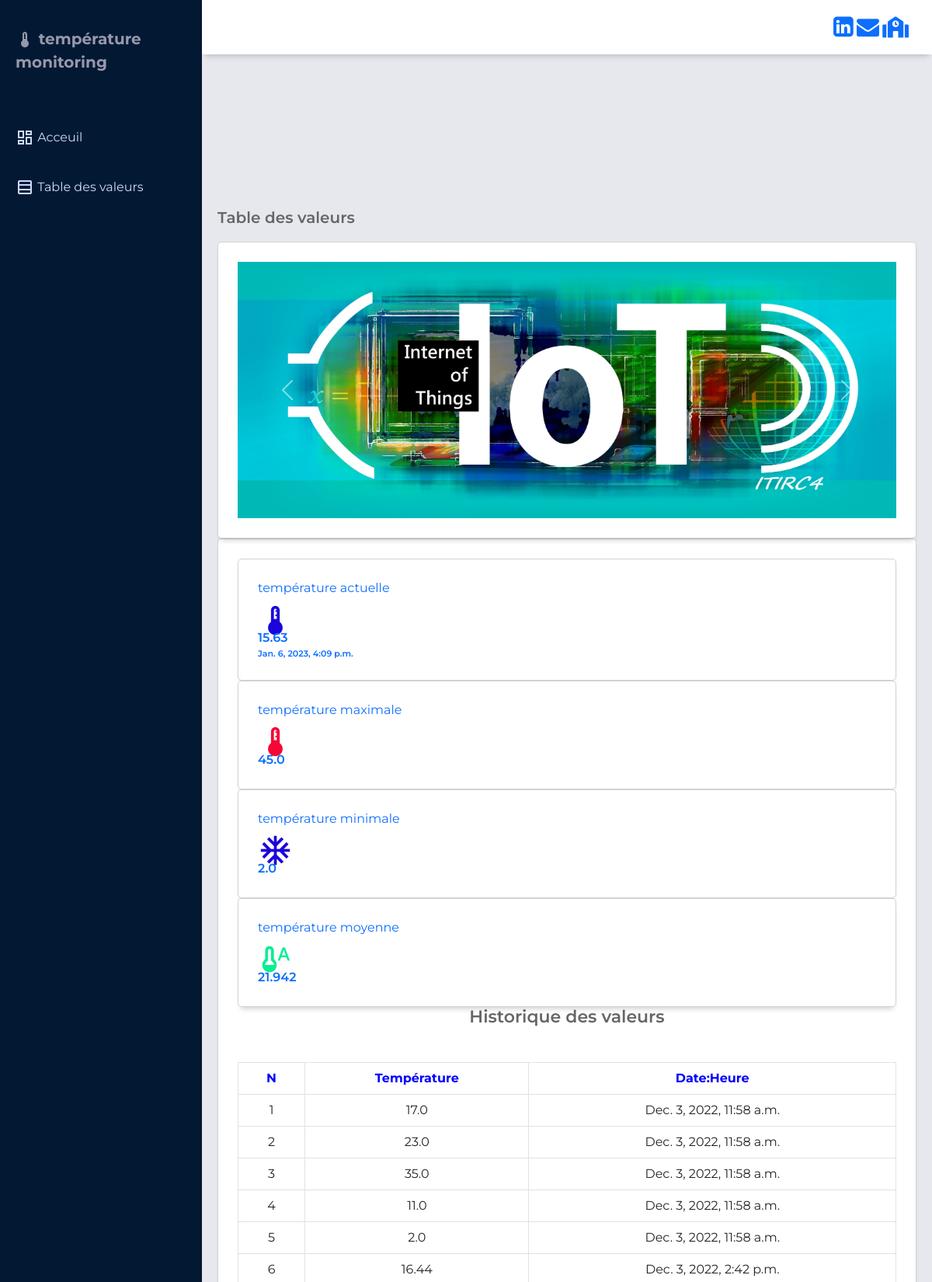
The app's page /second/ (upper part) with its own data.
### appdsb/models.py (models this page shows, shortened)
class DSB(models.Model):
    temp = models.FloatField(null=True)
    dt = models.DateTimeField(auto_now_add=True, null=True)

### appdsb/views.py (the view)
# urls.py: path('second/', views.second, name='second'),
def second(request):
    tab = DSB.objects.all()
    temperature = DSB.objects.latest('dt')
    stats = tab.aggregate(max=Max('temp'), min=Min('temp'), avg=Round(Avg('temp'), 3))
    s = {'tab': tab, 'temp': temperature.temp, 'dt': temperature.dt, 'stats': stats}
    return render(request, 'second/TableDesValeur.html', s)

### templates/second/TableDesValeur.html (shortened to what this page needs)
{% extends 'main.html'%}
{% block cont%}
        <p class="font-weight-bold">Table des valeurs</p>
{% endblock%}
{% block content %}
<form method="post">
   <div class="charts-card">
     <div>
         <div class="main-cards">
          <div class="card">
            <div class="card-inner">
              <p class="text-primary">température actuelle</p>
                <span class="material-icons-outlined" style="font-size:45px;color:#1A05DB">thermostat</span>
            </div>
            <span class="text-primary font-weight-bold">{{temp}}</span>
            <span class="text-primary font-weight-bold" style="font-size:11px;">{{dt}}</span>
          </div>
          <div class="card">
            <div class="card-inner">
              <p class="text-primary">température maximale</p>
              <span class="material-icons-outlined" style="font-size:45px;color:#F50736">thermostat</span>
            </div>
            <span class="text-primary font-weight-bold">{{stats.max}}</span>
          </div>
          <div class="card">
            <div class="card-inner">
              <p class="text-primary">température minimale</p>
              <span class="material-icons-outlined" style="font-size:45px;color:#1A05DB">ac_unit</span>
            </div>
            <span class="text-primary font-weight-bold">{{stats.min}}</span>
          </div>
          <div class="card">
            <div class="card-inner">
              <p class="text-primary">température moyenne</p>
              <span class="material-icons-outlined" style="font-size:45px;color:#09EE92">thermostat_auto</span>
            </div>
            <span class="text-primary font-weight-bold">{{stats.avg}}</span>
          </div>
        </div>
         <h2 class="chart-title">Historique des valeurs</h2>
            {% include 'second/htmldsb.html' %}
     </div>
   </div>
</form>
{% endblock %}

### templates/main.html (shortened to what this page needs)
{% load static %}
<!DOCTYPE html>
<html lang="en">
<head>
  <link href="https://cdn.jsdelivr.net/npm/bootstrap@5.3.0-alpha1/dist/css/bootstrap.min.css" rel="stylesheet">
  <link rel="stylesheet" href="https://use.fontawesome.com/releases/v5.7.2/css/all.css">
  <link rel="stylesheet" href="https://cdnjs.cloudflare.com/ajax/libs/font-awesome/4.7.0/css/font-awesome.min.css">
    <link rel="stylesheet" href="{% static 'css/styles.css'%}">
  <link rel="stylesheet" href="https://cdn.jsdelivr.net/npm/swiper@8/swiper-bundle.min.css"/>
</head>
<body>
 <form action="" method="POST">
  <div class="grid-container">
    <header class="header">
      <div class="header-right">
        <a href="https://www.linkedin.com/in/mouad-elallali-21a30120b/"><span class="fa fa-linkedin-square" style="font-size:30px"></span></a>
        <a href="mailto: mouad.elallali@ump.ac.ma"><span class="fa fa-envelope" style="font-size:29px"></span></a>
        <a href="http://ensao.ump.ma/fr"><span class='fas fa-school' style='font-size:27px'></span></a>
      </div>
    </header>
    <aside id="sidebar">
      <div class="sidebar-title">
        <div class="sidebar-brand">
          <span class="material-icons-outlined">thermostat</span> température monitoring
        </div>
      </div>
      <ul class="sidebar-list">
        <a href="{% url 'home'%}" style="text-decoration: none;color:rgb(203, 218, 255)" >
        <li class="sidebar-list-item">
          <span class="material-icons-outlined">dashboard</span> Acceuil
        </li>
        <a href="{% url 'second'%}"style="text-decoration: none;color:rgb(203, 218, 255)">
        <li class="sidebar-list-item">
          <span class="material-icons-outlined">table_rows</span> Table des valeurs
        </li>
          </a>
          </a>
      </ul>
    </aside>
    <main class="main-container">
      <div class="main-title">
        {% block cont%}
        {% endblock%}
      </div>
      <div class="card">
        <div id="carouselExampleInterval" class="carousel slide" data-bs-ride="carousel">
          <div class="carousel-inner">
            <div class="carousel-item" data-bs-interval="2500">
              <img src="{% static 'image/5.jpg' %}" class="d-block w-100" alt="...">
            </div>
          </div>
          <button class="carousel-control-prev" type="button" data-bs-target="#carouselExampleInterval" data-bs-slide="prev">
            <span class="carousel-control-prev-icon" aria-hidden="true"></span>
          </button>
          <button class="carousel-control-next" type="button" data-bs-target="#carouselExampleInterval" data-bs-slide="next">
            <span class="carousel-control-next-icon" aria-hidden="true"></span>
          </button>
        </div>
      </div>
        {%block content %}
        {% endblock %}
    </main>
  </div>
 </form>
</body>
</html>

### templates/second/htmldsb.html
<table class="table table-bordered" id="dataTable" width="100%" cellspacing="0" border="1">
    <thead>
    <tr>
        <th style="text-align:center;color:blue">N</th>
        <th style="text-align:center;color:blue">Température</th>
        <th style="text-align:center;color:blue">Date:Heure</th>
    </tr>
    </thead>
    <tbody>
    {% for i in tab %}
    <tr>
        <td style="text-align:center">{{i.id}}</td>
        <td style="text-align:center">{{i.temp}}</td>
        <td style="text-align:center">{{i.dt}}</td>
    </tr>
    {%endfor%}
    </tbody>
</table>

### static/css/styles.css (style rules this page uses)
body { margin: 0; padding: 0; box-sizing: border-box; background-color: #e6e8ed; color: #666666; font-family: "Montserrat", sans-serif; }
.material-icons-outlined { vertical-align: middle; line-height: 1px; }
.text-primary { color: #666666; }
.font-weight-bold { font-weight: 600; }
.grid-container { display: grid; grid-template-columns: 260px 1fr 1fr 1fr; grid-template-rows: 0.2fr 3fr; grid-template-areas: "sidebar header header header" "sidebar main main main"; height: 100vh; }
.header { grid-area: header; height: 70px; background-color: #ffffff; display: flex; align-items: center; justify-content: space-between; padding: 0 30px 0 30px; box-shadow: 0 6px 7px -4px rgba(0, 0, 0, 0.2); }
#sidebar { grid-area: sidebar; height: 100%; background-color: #031933; color: #9799ab; overflow-y: auto; transition: all 0.5s; -webkit-transition: all 0.5s; }
.sidebar-title { display: flex; justify-content: space-between; align-items: center; padding: 20px 20px 20px 20px; margin-bottom: 30px; }
.sidebar-brand { margin-top: 15px; font-size: 20px; font-weight: 700; }
.sidebar-list { padding: 0; margin-top: 15px; list-style-type: none; }
.sidebar-list-item { padding: 20px 20px 20px 20px; }
.main-container { grid-area: main; overflow-y: auto; padding: 20px 20px; }
.main-title { display: flex; justify-content: space-between; }
.main-title > p { font-size: 20px; }
.card { display: flex; flex-direction: column; justify-content: space-around; padding: 25px; background-color: #ffffff; box-sizing: border-box; border: 1px solid #d2d2d3; border-radius: 5px; box-shadow: 0 6px 7px -4px rgba(0, 0, 0, 0.2); }
.charts-card { background-color: #ffffff; margin-bottom: 5px; padding: 25px; box-sizing: border-box; -webkit-column-break-inside: avoid; border: 1px solid #d2d2d3; border-radius: 5px; box-shadow: 0 6px 7px -4px rgba(0, 0, 0, 0.2); }
.chart-title { display: flex; align-items: center; justify-content: center; font-size: 22px; font-weight: 600; padding-bottom: 25px; margin-bottom: 20px; }

### templates/main.html (style rules this page uses)
.carousel-inner img { height:330px; }

### records on screen
DSB: temp "15.63", dt "Jan. 6, 2023, 4:09 p.m."
DSB: id "1", temp "17.0", dt "Dec. 3, 2022, 11:58 a.m."
DSB: id "2", temp "23.0", dt "Dec. 3, 2022, 11:58 a.m."
DSB: id "3", temp "35.0", dt "Dec. 3, 2022, 11:58 a.m."
DSB: id "4", temp "11.0", dt "Dec. 3, 2022, 11:58 a.m."
DSB: id "5", temp "2.0", dt "Dec. 3, 2022, 11:58 a.m."
DSB: id "6", temp "16.44", dt "Dec. 3, 2022, 2:42 p.m."

### other values on screen
{{ stats.max }} "45.0"
{{ stats.min }} "2.0"
{{ stats.avg }} "21.942"
